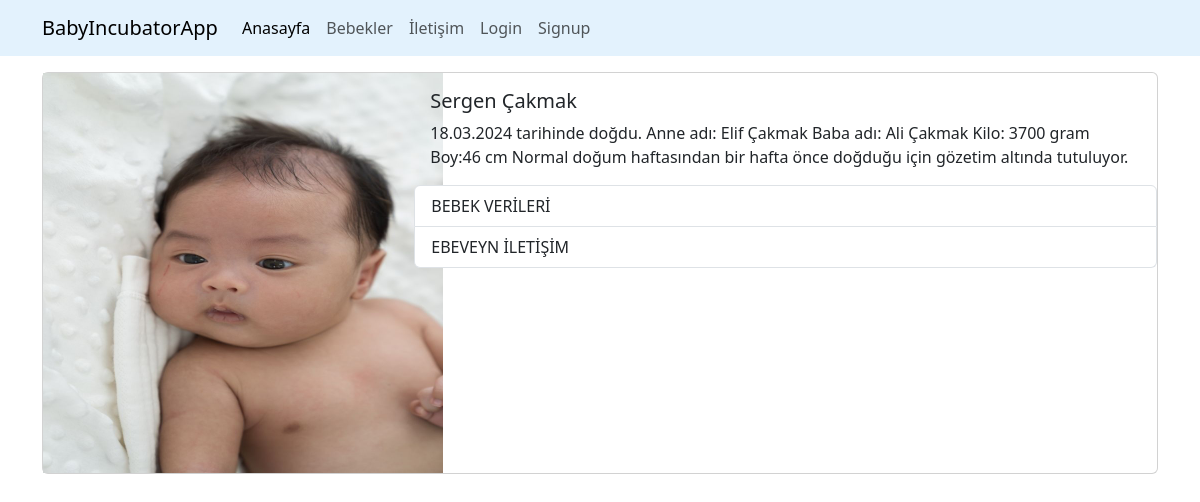
Screenshot of /babys/1 with the database file from the repository.
### babyincubator/models.py (models this page shows)
class Babys(models.Model):
   bebek_adi  = models.CharField(max_length=100)
   aciklama= models.TextField()
   resim=models.CharField(max_length=100)
   anasayfa=models.BooleanField(default=False)
   parent = models.ForeignKey(Parents, on_delete=models.CASCADE, related_name='babies',default=1)

### babyincubator/views.py (the view)
# urls.py: path("babys/<int:id>", views.babydetails,name='details'),
def babydetails(request,id):
    data= {
        "baby": Babys.objects.get(id=id)
    }
    return render(request,"details.html",data)

### babyincubator/templates/details.html (shortened to what this page needs)
{% load static %}
<!DOCTYPE html>
<html lang="en">
<head>
    <link href="https://cdn.jsdelivr.net/npm/bootstrap@5.3.3/dist/css/bootstrap.min.css" rel="stylesheet">
  </head>
<body>
      {% include "partials/_navbar.html" %}
    <div class ="container mt-3 ">
        <div class="row">
            <div class="col-md-15">
                <div class="card mb-7" >
                    <div class="row g-0">
                      <div class="col-md-4">
                        <img src="{% static 'img/' %}{{ baby.resim }}"width="400" height="400" >
                      </div>
                      <div class="col-md-8">
                        <div class="card-body">
                          <h5 class="card-title">{{baby.bebek_adi}}</h5>
                          <p class="card-text">{{baby.aciklama}}</p>
                        </div>
                        <ul class="list-group">
                          <li class="list-group-item"><a href="{% url 'bebekVerileri' %}">BEBEK VERİLERİ</a></li>
                          <li class="list-group-item"><a href="{% url 'Ebeveyn_iletisim' parent_id=1 %}">EBEVEYN İLETİŞİM</a></li>
                        </ul>
                      </div>
                    </div>
                  </div>
                </div>
            </div>
        </div>
</body>
</html>

### babyincubator/templates/details.html (style rules this page uses)
.list-group-item a { text-decoration: none; color: inherit; }

### rows the page displays
Babys: resim (picture), bebek_adi "Sergen Çakmak", aciklama "18.03.2024 tarihinde doğdu. Anne adı: Elif Çakmak Baba adı: Ali Çakmak Kilo: 3700 gram Boy:46 cm Normal doğum haftasından bir hafta önce doğduğu için gözetim altında tutuluyor."
